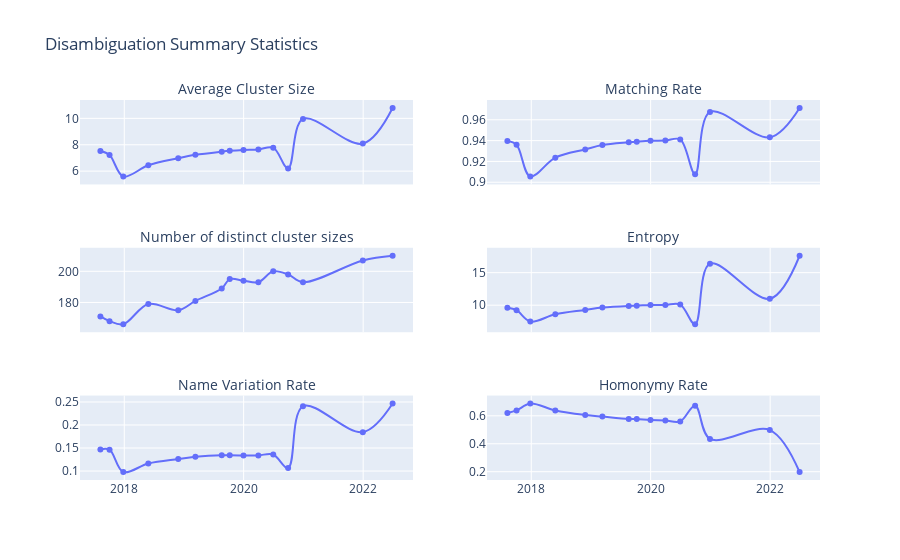

Notebook code for this chart:
### Markdown cell above
## Summary Statistics

### Code cell
from er_evaluation.plots import plot_summaries

plot_summaries(predictions, names)

### Figure 1 — Plotly figure (JSON) as saved in the notebook; plotly's stock layout.template omitted (floating-point values rounded to 4 significant figures)
{"data": [{"hovertemplate": "prediction=%{x}<br>average_cluster_size=%{y}<extra></extra>", "legendgroup": "", "line": {"color": "#636efa", "dash": "solid", "shape": "spline"}, "marker": {"symbol": "circle"}, "mode": "markers+lines", "name": "", "orientation": "v", "showlegend": false, "type": "scatter", "x": ["2017-08-08T00:00:00", "2017-10-03T00:00:00", "2017-12-26T00:00:00", "2018-05-28T00:00:00", "2018-11-27T00:00:00", "2019-03-12T00:00:00", "2019-08-20T00:00:00", "2019-10-08T00:00:00", "2019-12-31T00:00:00", "2020-03-31T00:00:00", "2020-06-30T00:00:00", "2020-09-29T00:00:00", "2020-12-29T00:00:00", "2021-12-30T00:00:00", "2022-06-30T00:00:00"], "xaxis": "x", "y": [7.524, 7.219, 5.596, 6.443, 6.98, 7.234, 7.478, 7.539, 7.608, 7.648, 7.778, 6.207, 9.96, 8.089, 10.79], "yaxis": "y"}, {"hovertemplate": "prediction=%{x}<br>matching_rate=%{y}<extra></extra>", "legendgroup": "", "line": {"color": "#636efa", "dash": "solid", "shape": "spline"}, "marker": {"symbol": "circle"}, "mode": "markers+lines", "name": "", "orientation": "v", "showlegend": false, "type": "scatter", "x": ["2017-08-08T00:00:00", "2017-10-03T00:00:00", "2017-12-26T00:00:00", "2018-05-28T00:00:00", "2018-11-27T00:00:00", "2019-03-12T00:00:00", "2019-08-20T00:00:00", "2019-10-08T00:00:00", "2019-12-31T00:00:00", "2020-03-31T00:00:00", "2020-06-30T00:00:00", "2020-09-29T00:00:00", "2020-12-29T00:00:00", "2021-12-30T00:00:00", "2022-06-30T00:00:00"], "xaxis": "x2", "y": [0.9396, 0.936, 0.9056, 0.9236, 0.9316, 0.9357, 0.9383, 0.939, 0.9398, 0.94, 0.9411, 0.9077, 0.9675, 0.9431, 0.9713], "yaxis": "y2"}, {"hovertemplate": "prediction=%{x}<br>H0=%{y}<extra></extra>", "legendgroup": "", "line": {"color": "#636efa", "dash": "solid", "shape": "spline"}, "marker": {"symbol": "circle"}, "mode": "markers+lines", "name": "", "orientation": "v", "showlegend": false, "type": "scatter", "x": ["2017-08-08T00:00:00", "2017-10-03T00:00:00", "2017-12-26T00:00:00", "2018-05-28T00:00:00", "2018-11-27T00:00:00", "2019-03-12T00:00:00", "2019-08-20T00:00:00", "2019-10-08T00:00:00", "2019-12-31T00:00:00", "2020-03-31T00:00:00", "2020-06-30T00:00:00", "2020-09-29T00:00:00", "2020-12-29T00:00:00", "2021-12-30T00:00:00", "2022-06-30T00:00:00"], "xaxis": "x3", "y": [171, 168, 166, 179, 175, 181, 189, 195, 194, 193, 200, 198, 193, 207, 210], "yaxis": "y3"}, {"hovertemplate": "prediction=%{x}<br>H1=%{y}<extra></extra>", "legendgroup": "", "line": {"color": "#636efa", "dash": "solid", "shape": "spline"}, "marker": {"symbol": "circle"}, "mode": "markers+lines", "name": "", "orientation": "v", "showlegend": false, "type": "scatter", "x": ["2017-08-08T00:00:00", "2017-10-03T00:00:00", "2017-12-26T00:00:00", "2018-05-28T00:00:00", "2018-11-27T00:00:00", "2019-03-12T00:00:00", "2019-08-20T00:00:00", "2019-10-08T00:00:00", "2019-12-31T00:00:00", "2020-03-31T00:00:00", "2020-06-30T00:00:00", "2020-09-29T00:00:00", "2020-12-29T00:00:00", "2021-12-30T00:00:00", "2022-06-30T00:00:00"], "xaxis": "x4", "y": [9.596, 9.232, 7.486, 8.601, 9.268, 9.647, 9.896, 9.927, 10.04, 10.04, 10.1, 7.075, 16.37, 10.99, 17.59], "yaxis": "y4"}, {"hovertemplate": "prediction=%{x}<br>name_variation_rate=%{y}<extra></extra>", "legendgroup": "", "line": {"color": "#636efa", "dash": "solid", "shape": "spline"}, "marker": {"symbol": "circle"}, "mode": "markers+lines", "name": "", "orientation": "v", "showlegend": false, "type": "scatter", "x": ["2017-08-08T00:00:00", "2017-10-03T00:00:00", "2017-12-26T00:00:00", "2018-05-28T00:00:00", "2018-11-27T00:00:00", "2019-03-12T00:00:00", "2019-08-20T00:00:00", "2019-10-08T00:00:00", "2019-12-31T00:00:00", "2020-03-31T00:00:00", "2020-06-30T00:00:00", "2020-09-29T00:00:00", "2020-12-29T00:00:00", "2021-12-30T00:00:00", "2022-06-30T00:00:00"], "xaxis": "x5", "y": [0.1471, 0.1466, 0.0979, 0.1165, 0.1262, 0.131, 0.1343, 0.1341, 0.1341, 0.1341, 0.136, 0.1066, 0.2407, 0.1845, 0.2467], "yaxis": "y5"}, {"hovertemplate": "prediction=%{x}<br>homonymy_rate=%{y}<extra></extra>", "legendgroup": "", "line": {"color": "#636efa", "dash": "solid", "shape": "spline"}, "marker": {"symbol": "circle"}, "mode": "markers+lines", "name": "", "orientation": "v", "showlegend": false, "type": "scatter", "x": ["2017-08-08T00:00:00", "2017-10-03T00:00:00", "2017-12-26T00:00:00", "2018-05-28T00:00:00", "2018-11-27T00:00:00", "2019-03-12T00:00:00", "2019-08-20T00:00:00", "2019-10-08T00:00:00", "2019-12-31T00:00:00", "2020-03-31T00:00:00", "2020-06-30T00:00:00", "2020-09-29T00:00:00", "2020-12-29T00:00:00", "2021-12-30T00:00:00", "2022-06-30T00:00:00"], "xaxis": "x6", "y": [0.6199, 0.6385, 0.6878, 0.6382, 0.6061, 0.5942, 0.5774, 0.5765, 0.5696, 0.5671, 0.5599, 0.6717, 0.4348, 0.4981, 0.1977], "yaxis": "y6"}], "layout": {"annotations": [{"font": {"size": 14}, "showarrow": false, "text": "Average Cluster Size", "x": 0.225, "xanchor": "center", "xref": "paper", "y": 1, "yanchor": "bottom", "yref": "paper"}, {"font": {"size": 14}, "showarrow": false, "text": "Matching Rate", "x": 0.775, "xanchor": "center", "xref": "paper", "y": 1, "yanchor": "bottom", "yref": "paper"}, {"font": {"size": 14}, "showarrow": false, "text": "Number of distinct cluster sizes", "x": 0.225, "xanchor": "center", "xref": "paper", "y": 0.6111, "yanchor": "bottom", "yref": "paper"}, {"font": {"size": 14}, "showarrow": false, "text": "Entropy", "x": 0.775, "xanchor": "center", "xref": "paper", "y": 0.6111, "yanchor": "bottom", "yref": "paper"}, {"font": {"size": 14}, "showarrow": false, "text": "Name Variation Rate", "x": 0.225, "xanchor": "center", "xref": "paper", "y": 0.2222, "yanchor": "bottom", "yref": "paper"}, {"font": {"size": 14}, "showarrow": false, "text": "Homonymy Rate", "x": 0.775, "xanchor": "center", "xref": "paper", "y": 0.2222, "yanchor": "bottom", "yref": "paper"}], "title": {"text": "Disambiguation Summary Statistics"}, "xaxis": {"anchor": "y", "domain": [0, 0.45], "matches": "x5", "showticklabels": false}, "xaxis2": {"anchor": "y2", "domain": [0.55, 1], "matches": "x6", "showticklabels": false}, "xaxis3": {"anchor": "y3", "domain": [0, 0.45], "matches": "x5", "showticklabels": false}, "xaxis4": {"anchor": "y4", "domain": [0.55, 1], "matches": "x6", "showticklabels": false}, "xaxis5": {"anchor": "y5", "domain": [0, 0.45]}, "xaxis6": {"anchor": "y6", "domain": [0.55, 1]}, "yaxis": {"anchor": "x", "domain": [0.7778, 1]}, "yaxis2": {"anchor": "x2", "domain": [0.7778, 1]}, "yaxis3": {"anchor": "x3", "domain": [0.3889, 0.6111]}, "yaxis4": {"anchor": "x4", "domain": [0.3889, 0.6111]}, "yaxis5": {"anchor": "x5", "domain": [0, 0.2222]}, "yaxis6": {"anchor": "x6", "domain": [0, 0.2222]}}}
